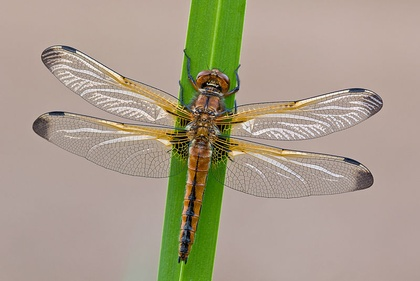
%> input picture image.jpg, 420 x 281 px, shrunk from 800 x 535 before the run
$ octave bandPassFilterTesting.m   (GNU Octave 9; MATLAB toolbox functions it lacks are replaced by stand-ins)
%> lines starting %> are read from the running program, lines starting %| are printed output that depends on the picture
clear all;
close all;
M_min = 16; M_max = 15;
H=zeros(256, 1);
u_0 = 50;
H(129 - u_0:129 + u_0) = 1;
ax=-128:127;
figure; plot(ax, H);
h = fftshift(ifft(fftshift(H))); %ФРТ БИХ-фильтра

figure; plot(ax, real(h), ax, imag(h));
if abs(max(max(imag(h)))) > 1e-10
    return;
end
h = real(h);
figure; plot(ax, h);
[h_max, x_max] = max(abs(h));
h_ideal = [0;h(x_max-M_min+1:x_max+M_max)]
figure; plot(-M_min:M_max, h_ideal);
h = zeros(256, 1);
h(x_max-M_min:x_max+M_max) = h_ideal;
figure; plot(h);
H_ideal = fftshift(fft(fftshift(h)));
ax = -128:127; ax = ax * (pi / 128);
figure; plot(ax, real(H_ideal), ax, imag(H_ideal), ax, H);
%> after `plot(ax, real(H_ideal), ax, imag(H_ideal), ax, H)`:
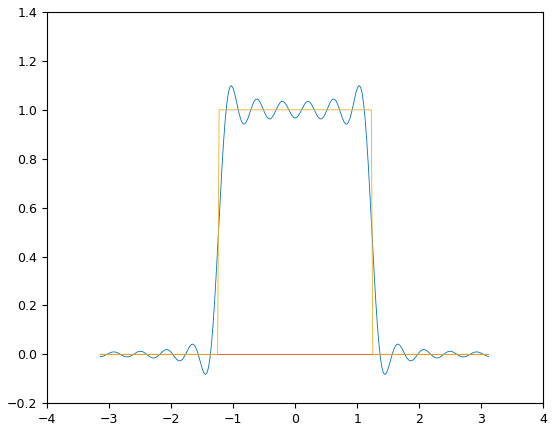
%> figure redrawn from the program's plot data; curve peaks at x = -1.03, y = 1.1; curve peaks at x = 0.614, y = 8.86e-17; curve peaks at x = -1.23, y = 1


f = imread('image.jpg');
%> f is the input picture: size 281x420x3 uint8; mean R, G, B 168.4, 156.9, 138.1
figure; imshow(f);
[height, width, channels] = size(f);
%> height = 281; width = 420; channels = 3
noise = zeros(height, width);
u = 2; v = 0.1;
for x = 1:width
    for y = 1:height;
        noise(y, x) = 250 * cos(u * x + v * y);
    end;
end;
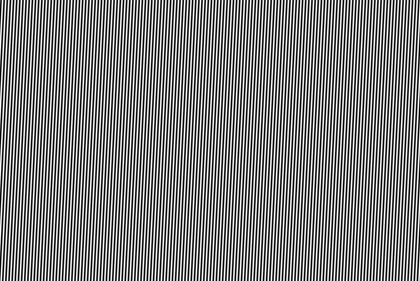
%> noise: size 281x420 double; min -250, max 250, mean 0; drawn with min black and max white
H=ones(256,1);

f = double(f);
%> f: size 281x420x3 double
f(:,:,1) = f(:,:,1) + noise;
f(:,:,2) = f(:,:,2) + noise;
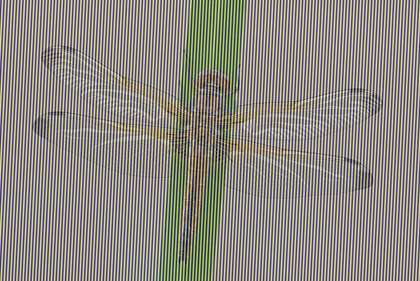
%> f: size 281x420x3 double; mean R, G, B 168.4, 156.9, 138.1; mean of the top-left, top-right, bottom-left and bottom-right quarters 155.2, 158.5, 144.9, 159.2; drawn with min black and max white
f(:,:,3) = f(:,:,3) + noise;
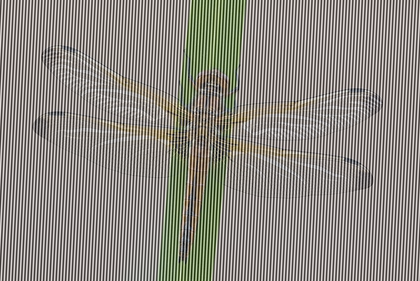
%> f: size 281x420x3 double; mean R, G, B 168.4, 156.9, 138.1; mean of the top-left, top-right, bottom-left and bottom-right quarters 155.2, 158.4, 145, 159.2; drawn with min black and max white
figure; imshow(uint8(f));
%> after `imshow(uint8(f))`:
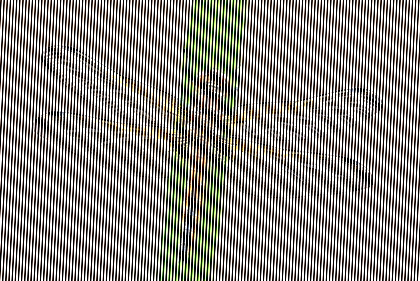
%> displayed picture: size 281x420x3, on the screen's scale of 0 to 255; mean R, G, B 141.7, 137.6, 130.9

g = zeros(height, width, channels);
g(:,:,1) = conv2(h_ideal,h_ideal,f(:,:,1),'same');
g(:,:,2) = conv2(h_ideal,h_ideal,f(:,:,2),'same');
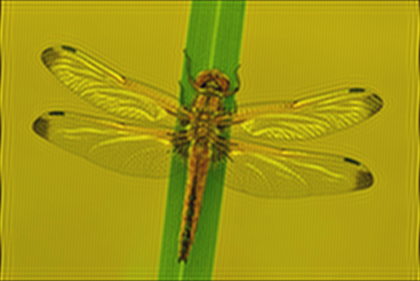
%> g: size 281x420x3 double; mean R, G, B 157.4, 146.6, 0; drawn with min black and max white
g(:,:,3) = conv2(h_ideal,h_ideal,f(:,:,3),'same');
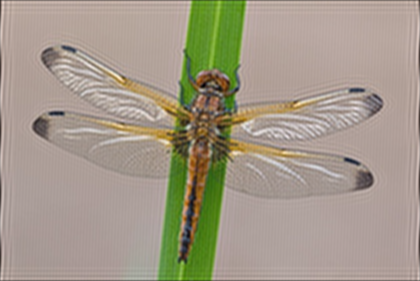
%> g: size 281x420x3 double; mean R, G, B 157.4, 146.6, 129; drawn with min black and max white
figure; imshow(uint8(g));
